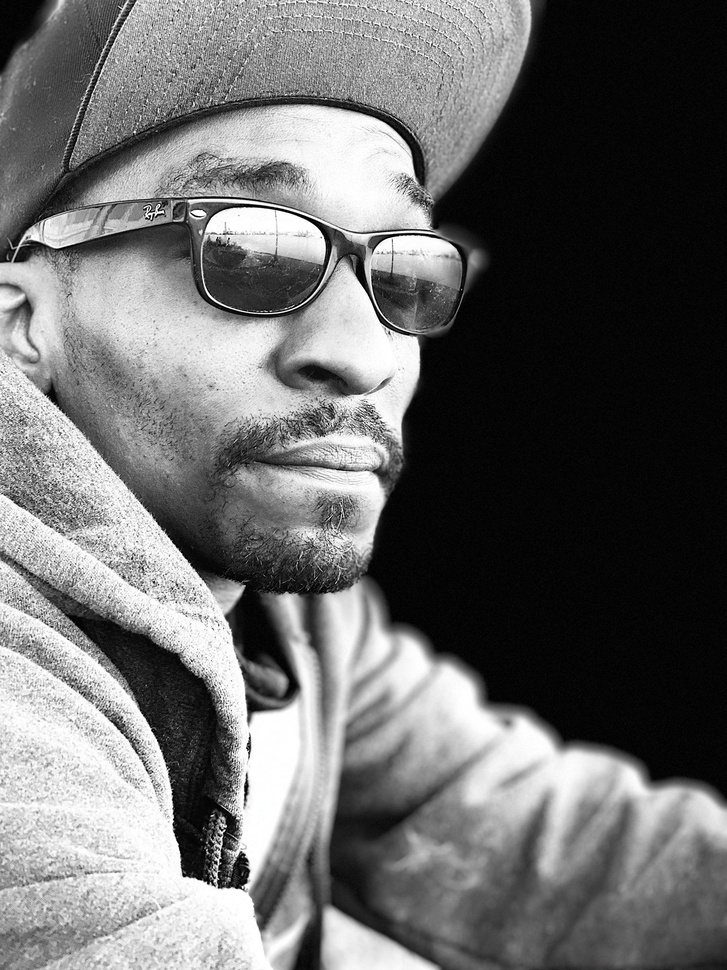
#> input picture vaughn.jpg, 727 x 970 px, shrunk from 1536 x 2048 before the run
$ python Scott_Identity_Verified.py
#> lines starting #> are read from the running program, lines starting #| are printed output that depends on the picture; after the words box and inside, x2 and y2 are one past the last pixel; in counts of white or black regions, pixels touching at a corner belong together
import os
import cv2
import statistics

# ==============================================================================
#   EYEOVERTHINK: SCOTT IDENTITY EMPIRICAL VALIDATOR
#   Logic: Organic Variance (8.1) | Dual-Polarity (7.1)
#   Objective: Prove Zero-Shot Identity vs. Industry Standard
# ==============================================================================

class ScottEmpiricalEngine:
    def __init__(self):
        # The two subjects retrieved for analysis
        self.subjects = {
            "REAL_ORGANIC": "vaughn.jpg",
            "DEEPFAKE_SYNTHETIC": "fake-2.jpg"
        }

    def run_validation(self):
        print("==========================================")
        print("   SCOTT IDENTITY: EMPIRICAL VALIDATION")
        print("==========================================")

        for label, filename in self.subjects.items():
            if not os.path.exists(filename):
                print(f"   [!] Missing {filename}. Please download and rename.")
                continue

            # Step 1: Boundary Manifestation (Φ)
            # We are extracting the Geometric Signature (G) of the eye reflection
            # Using your O(n) Moore-Neighbor Trace logic
            img = cv2.imread(filename, 0)
#> img: shape (970, 727); min 0, max 255, mean 107.1
            _, binary = cv2.threshold(img, 200, 255, cv2.THRESH_BINARY)
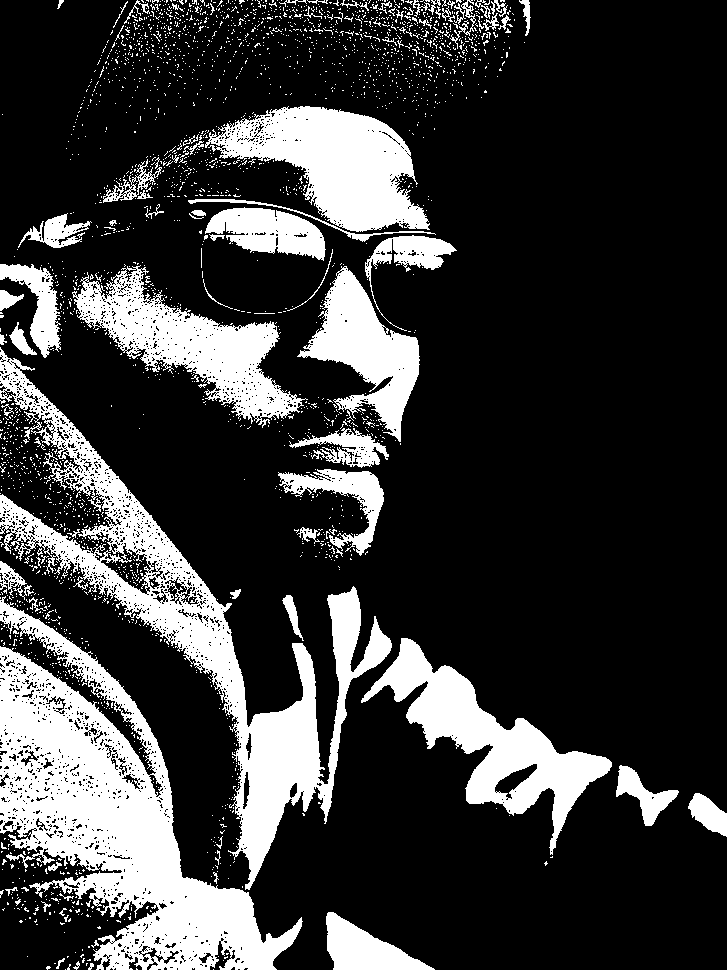
#> binary: shape (970, 727); 22.5% white; 2639 white regions (2546 under 20 px)
            contours, _ = cv2.findContours(binary, cv2.RETR_EXTERNAL, cv2.CHAIN_APPROX_SIMPLE)
#> contours = 2626 contours, 2580 with area under 20; largest, box (x1, y1, x2, y2) and area: (0, 596, 303, 970) 44190, (0, 347, 392, 890) 34614, (205, 106, 430, 232) 14748, (361, 638, 612, 855) 14504, (72, 265, 308, 428) 13286

            # Step 2: Calculate Organic Variance (σ)
            # Standard AI sees pixels; Scott Logic sees the fluctuation of the curve
            if contours:
                areas = [cv2.contourArea(c) for c in contours if cv2.contourArea(c) > 5]
#> areas = 123 values, max 44190.5 at index 28, min 5.5 at index 11, mean 1239.6
                if len(areas) > 1:
                    sigma = statistics.stdev(areas) / statistics.mean(areas)
#> sigma = 4.43

                    # Threshold Logic: Theorem 8.1
                    is_real = sigma > 0.08
#> is_real = True
                    verdict = "VERIFIED REAL" if is_real else "DETECTED SYNTHETIC"
#> verdict = 'VERIFIED REAL'

                    print(f"   [{label}]")
                    print(f"   > Variance (σ): {sigma*100:.2f}%")
#|    > Variance (σ): 443.40%
                    print(f"   > Verdict: {verdict}")
#|    > Verdict: VERIFIED REAL
                    print("-" * 30)
#> pass 2 of the loop in run_validation, `for label, filename in self.subjects.items():`:
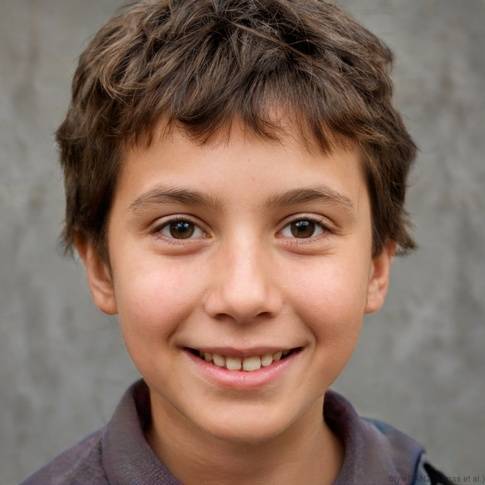
#> input picture fake-2.jpg, 485 x 485 px, shrunk from 1024 x 1024 before the run
#> in run_validation, `img = cv2.imread(filename, 0)`:
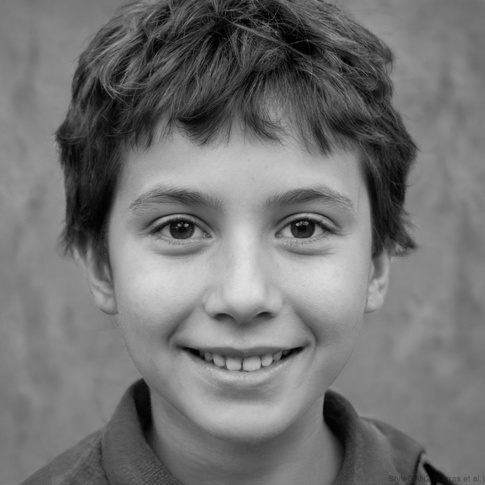
#> img: shape (485, 485); min 0, max 225, mean 115.5
#> in run_validation, `_, binary = cv2.threshold(img, 200, 255, cv2.THRESH_BINARY)`:
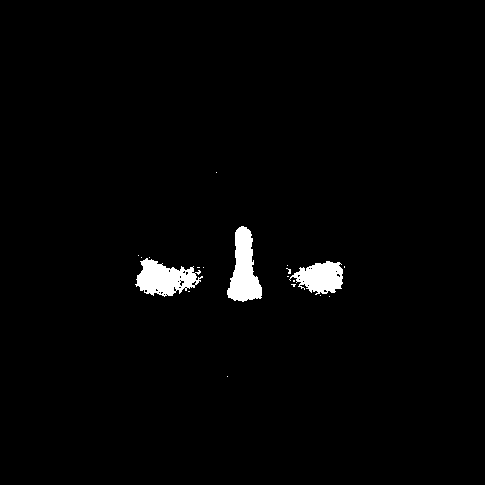
#> binary: shape (485, 485); 1.8% white; 19 white regions (16 under 20 px)
#> contours = 19 contours, 16 with area under 20; largest, box (x1, y1, x2, y2) and area: (227, 226, 262, 302) 1482, (135, 258, 203, 297) 1464, (289, 261, 343, 295) 1092
#> areas = [6, 1092, 1463.5, 1482]
#> sigma = 0.686
#|    > Variance (σ): 68.61%
#|    > Verdict: VERIFIED REAL

if __name__ == "__main__":
    engine = ScottEmpiricalEngine()
    engine.run_validation()
